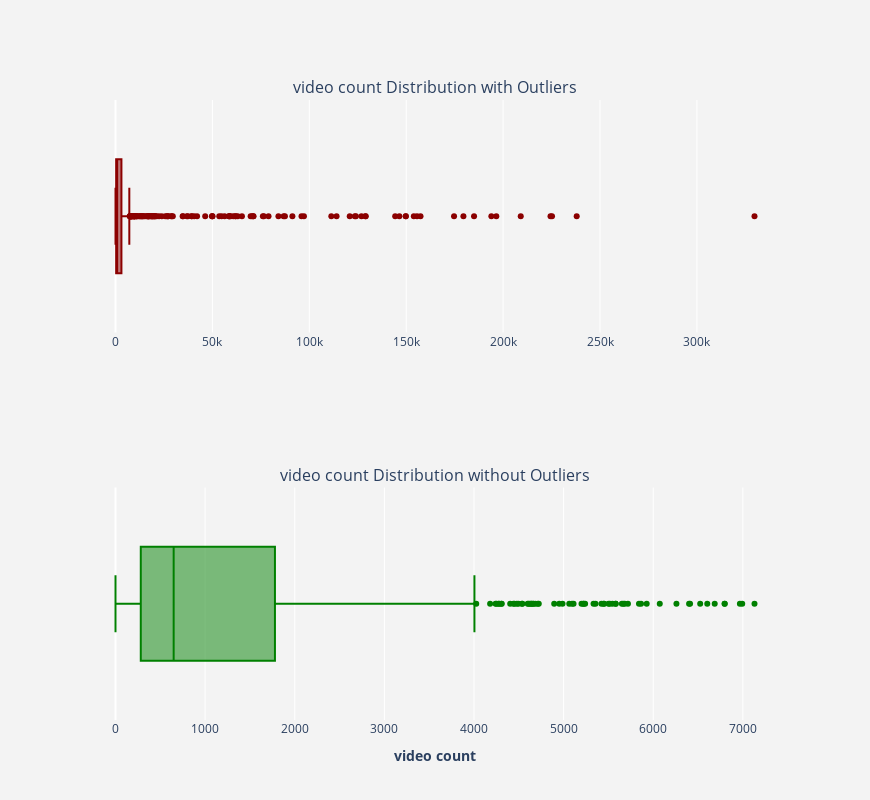

Source (notebook cell):
### Code cell
plotBoxPlot(out_data['video count'],remove_outliers(out_data['video count']))

### Figure 1 — Plotly figure (JSON) as saved in the notebook; plotly's stock layout.template omitted (floating-point values rounded to 4 significant figures; data arrays with more than 128 entries replaced by an {"elided": "..."} marker saying what was removed)
{"data": [{"marker": {"color": "darkred"}, "name": "", "x": {"elided": "999 int values"}, "type": "box", "xaxis": "x", "yaxis": "y"}, {"marker": {"color": "green"}, "name": "", "x": {"elided": "872 int values"}, "type": "box", "xaxis": "x2", "yaxis": "y2"}], "layout": {"xaxis": {"anchor": "y", "domain": [0, 1], "type": "linear", "range": [-18320.0, 348000.0], "autorange": true}, "yaxis": {"anchor": "x", "domain": [0.625, 1], "type": "category", "range": [-0.5, 0.5], "autorange": true}, "xaxis2": {"anchor": "y2", "domain": [0, 1], "title": {"text": "<b>video count</b>"}, "type": "linear", "range": [-396.1, 7526.0], "autorange": true}, "yaxis2": {"anchor": "x2", "domain": [0, 0.375], "type": "category", "range": [-0.5, 0.5], "autorange": true}, "annotations": [{"font": {"size": 16}, "showarrow": false, "text": "video count Distribution with Outliers", "x": 0.5, "xanchor": "center", "xref": "paper", "y": 1, "yanchor": "bottom", "yref": "paper"}, {"font": {"size": 16}, "showarrow": false, "text": "video count Distribution without Outliers", "x": 0.5, "xanchor": "center", "xref": "paper", "y": 0.375, "yanchor": "bottom", "yref": "paper"}], "height": 800, "width": 870, "showlegend": false, "paper_bgcolor": "rgb(243, 243, 243)", "plot_bgcolor": "rgb(243, 243, 243)"}}
